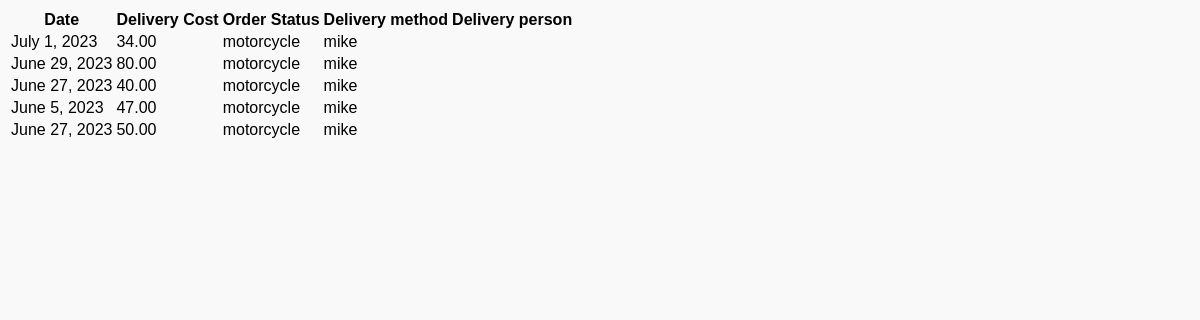
Screenshot of /delivery/delivery/list with the database file from the repository.
### delivery/models.py (models this page shows, shortened)
class Deliver(models.Model):
    date = models.DateField()
    delivery_cost = models.DecimalField(max_digits=10,decimal_places=2)
    order_status = models.CharField(max_length=20)
    delivery_method = models.CharField(max_length=10)
    delivery_person = models.CharField(max_length=25)

### delivery/views.py (the view)
# urls.py: path("delivery/list",delivery_list,name="delivery_list_view"),
def delivery_list(request):
    deliverys = Deliver.objects.all()
    return render(request, 'delivery/delivery_list.html', {'deliverys': deliverys})

### templates/delivery/delivery_list.html (shortened to what this page needs)
<!DOCTYPE html>
<html lang="en">
<head>
    {% load static %}
    <link rel="stylesheet" href="{% static 'CSS/product-list.css' %}">
</head>
<body>
     <table >
        <thead >
            <tr>
                <th >Date</th>
                <th >Delivery Cost</th>
                <th >Order Status</th>
                <th >Delivery method</th>
                <th >Delivery person</th>
            </tr>
        </thead>
        <tbody>
            {% for delivery in deliverys %}
            <tr>
                <td >{{ delivery.date }}</td>
                <td >{{ delivery.delivery_cost }}</td>
                <td >{{ delivery.delivery_method }}</td>
                <td >{{ delivery.delivery_person }}</td>
            </tr>
            {%endfor%}
        </tbody>
    </table>
</body>
</html>

### inventory/static/CSS/product-list.css (style rules this page uses)
body { font-family: Arial, sans-serif; background-color: #f9f9f9; }

### rows the page displays
Deliver: date "July 1, 2023", delivery_cost "34.00", delivery_method "motorcycle", delivery_person "mike"
Deliver: date "June 29, 2023", delivery_cost "80.00", delivery_method "motorcycle", delivery_person "mike"
Deliver: date "June 27, 2023", delivery_cost "40.00", delivery_method "motorcycle", delivery_person "mike"
Deliver: date "June 5, 2023", delivery_cost "47.00", delivery_method "motorcycle", delivery_person "mike"
Deliver: date "June 27, 2023", delivery_cost "50.00", delivery_method "motorcycle", delivery_person "mike"
